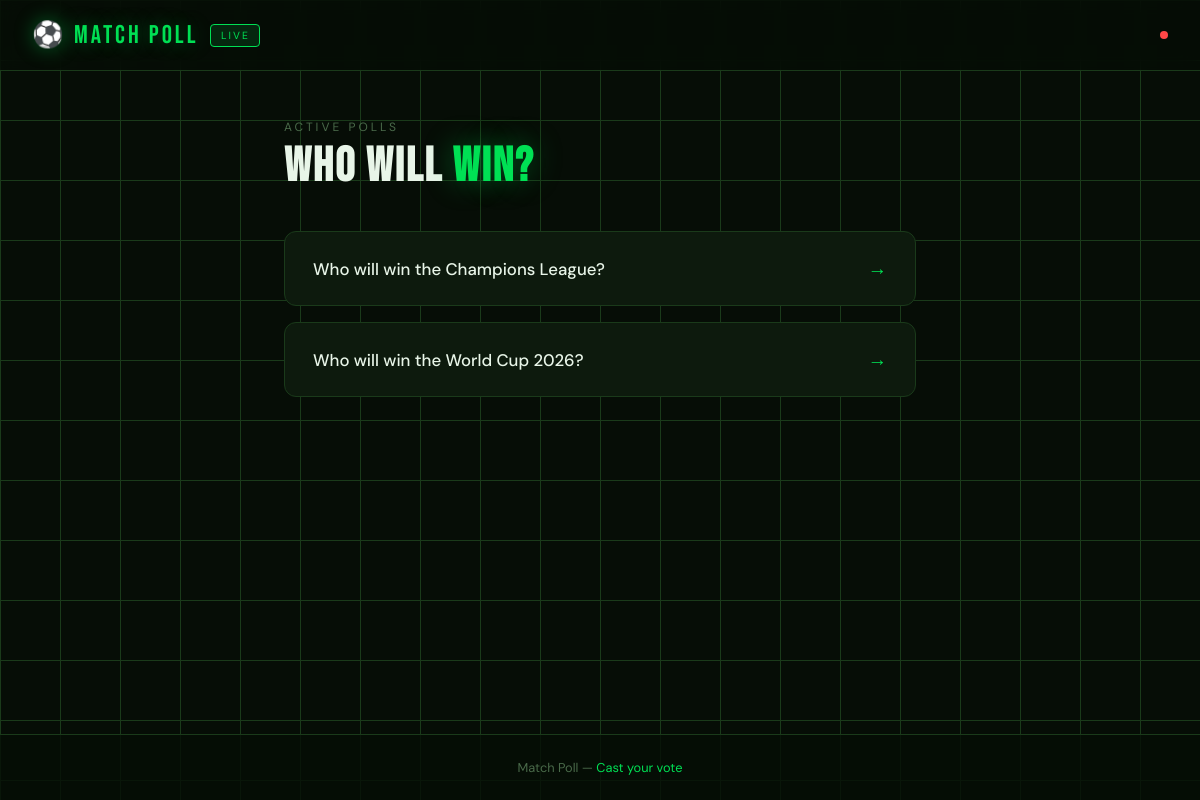
Screenshot of /polls/ with the database file from the repository.
### polls/models.py (models this page shows, shortened)
class Question(models.Model):
    question_text = models.CharField(max_length=200)
    pub_date = models.DateTimeField("date published")

### polls/views.py (the view)
# urls.py: path("", views.IndexView.as_view(), name="index"),
class IndexView(generic.ListView):
    template_name = "polls/index.html"
    context_object_name = "latest_question_list"
    def get_queryset(self):
        return Question.objects.filter(
            pub_date__lte=timezone.now()
        ).order_by("-pub_date")[:5]

### polls/templates/polls/index.html (shortened to what this page needs)
{% extends "base.html" %}
{% load static %}
{% block content %}
<p class="page-label">Active Polls</p>
<h1>Who Will <span>Win?</span></h1>
{% if latest_question_list %}
<ul class="poll-list">
    {% for question in latest_question_list %}
    <li>
        <a class="poll-card" href="{% url 'polls:detail' question.id %}">
            <span class="poll-title">{{ question.question_text }}</span>
            <span class="arrow">→</span>
        </a>
    </li>
    {% endfor %}
</ul>
{% else %}
<div class="empty">
    <p>No polls available right now.</p>
</div>
{% endif %}
{% endblock %}

### templates/base.html (style rules this page uses)
*, *::before, *::after { box-sizing: border-box; margin: 0; padding: 0; }
:root { --bg: #060d06; --surface: #0d1a0d; --surface2: #112011; --border: #1a3a1a; --accent: #00e054; --accent-dim: #00e05420; --accent2: #ff4747; --text: #e8f5e8; --muted: #4a6a4a; --pitch-line: #1a3a1a; }
body { background: var(--bg); color: var(--text); font-family: 'DM Sans', sans-serif; min-height: 100vh; display: flex; flex-direction: column; background-image: linear-gradient(var(--pitch-line) 1px, transparent 1px), linear-gradient(90deg, var(--pitch-line) 1px, transparent 1px); background-size: 60px 60px; }

### polls/templates/polls/index.html (style rules this page uses)
.page-label { font-size: 0.75rem; letter-spacing: 3px; text-transform: uppercase; color: var(--muted); margin-bottom: 0.5rem; }
h1 { font-family: 'Bebas Neue', sans-serif; font-size: 3rem; letter-spacing: 2px; line-height: 1; margin-bottom: 2.5rem; }
h1 span { color: var(--accent); text-shadow: 0 0 30px #00e05460; }
.poll-list { list-style: none; display: flex; flex-direction: column; gap: 1rem; }
.poll-card { background: var(--surface); border: 1px solid var(--border); border-radius: 12px; padding: 1.5rem 1.75rem; display: flex; align-items: center; justify-content: space-between; text-decoration: none; color: var(--text); transition: border-color 0.2s, transform 0.2s, box-shadow 0.2s; }
.poll-card .poll-title { font-size: 1.05rem; font-weight: 500; }
.poll-card .arrow { color: var(--accent); font-size: 1.2rem; }

### rows the page displays
Question: question_text "Who will win the Champions League?"
Question: question_text "Who will win the World Cup 2026?"
